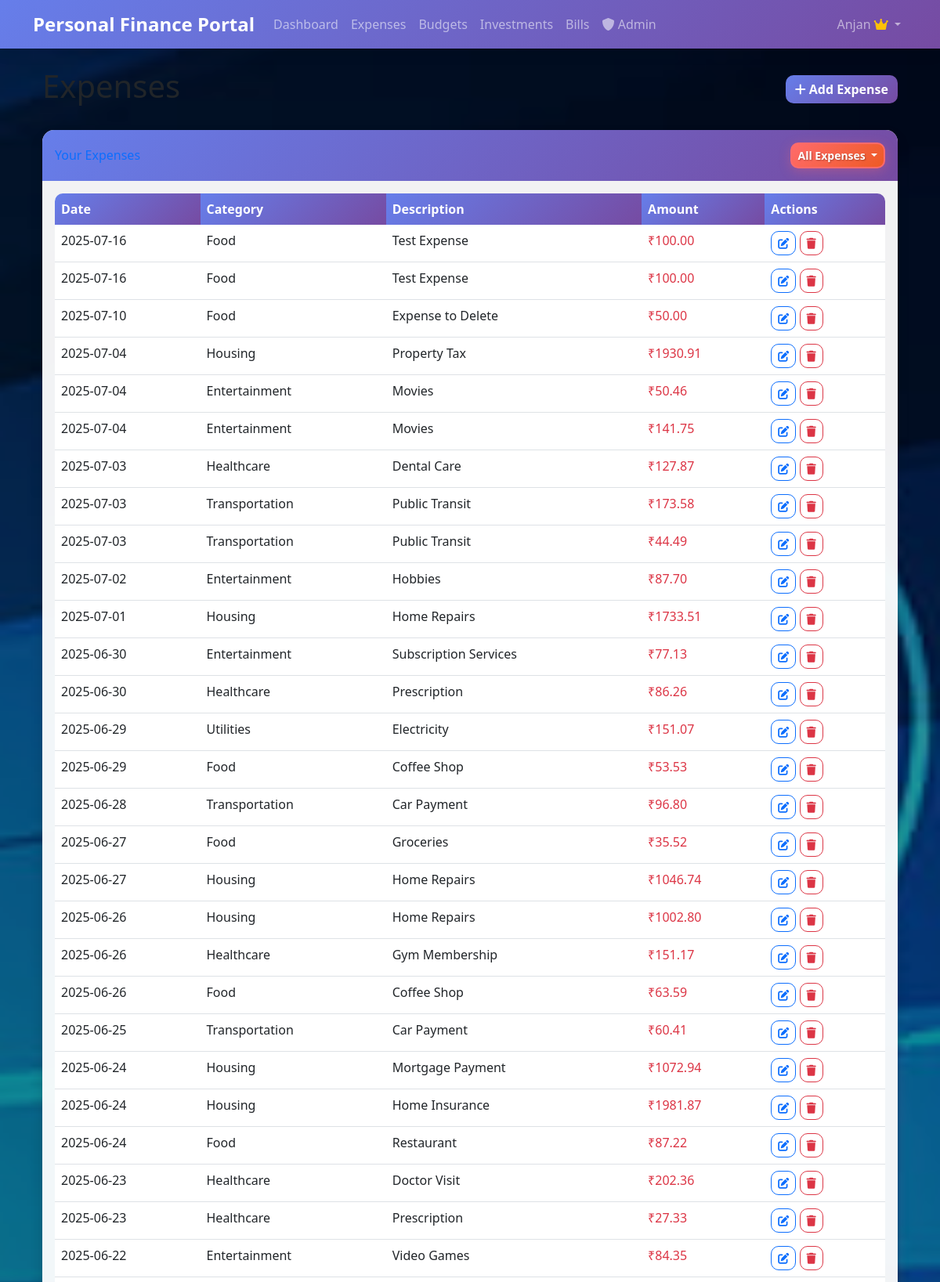
/expenses/ (signed in, upper part), run on the app's committed database.
### app/models/user.py (models this page shows, shortened)
class User(db.Model, UserMixin):
    id = db.Column(db.Integer, primary_key=True)
    username = db.Column(db.String(64), index=True, unique=True)
    email = db.Column(db.String(120), index=True, unique=True)
    password_hash = db.Column(db.String(128))
    created_at = db.Column(db.DateTime, default=datetime.utcnow)
    is_admin = db.Column(db.Boolean, default=False)
    is_active = db.Column(db.Boolean, default=False)  # Users need admin approval
    approved_at = db.Column(db.DateTime, nullable=True)
    approved_by = db.Column(db.Integer, db.ForeignKey('user.id'), nullable=True)
    expenses = db.relationship('Expense', backref='user', lazy='dynamic')
    budgets = db.relationship('Budget', backref='user', lazy='dynamic')
    investments = db.relationship('Investment', backref='user', lazy='dynamic')
    bills = db.relationship('Bill', backref='user', lazy='dynamic')

### app/models/expense.py (models this page shows, shortened)
class Expense(db.Model):
    id = db.Column(db.Integer, primary_key=True)
    amount = db.Column(db.Float, nullable=False)
    category = db.Column(db.String(64), nullable=False)
    description = db.Column(db.String(256))
    date = db.Column(db.Date, default=datetime.utcnow().date)
    created_at = db.Column(db.DateTime, default=datetime.utcnow)
    receipt_path = db.Column(db.String(256))
    user_id = db.Column(db.Integer, db.ForeignKey('user.id'), nullable=False)

### app/routes/expenses.py (the view, shortened to what this page needs)
@expenses_bp.route('/')
@login_required
def index():
    expenses_exist = Expense.query.filter_by(user_id=current_user.id).first() is not None
    if not expenses_exist:
        create_sample_expenses()
    filter_type = request.args.get('filter', 'all')
    query = Expense.query.filter_by(user_id=current_user.id)
    today = datetime.now()
    if filter_type == 'this_month':
        query = query.filter(
            db.extract('month', Expense.date) == today.month,
            db.extract('year', Expense.date) == today.year
        )
    elif filter_type == 'this_year':
        query = query.filter(db.extract('year', Expense.date) == today.year)
    expenses = query.order_by(Expense.date.desc()).all()
    total_amount = sum(expense.amount for expense in expenses)
    categories = []
    category_amounts = []
    category_totals = {}
    for expense in expenses:
        if expense.category in category_totals:
            category_totals[expense.category] += expense.amount
        else:
            category_totals[expense.category] = expense.amount
    for category, amount in category_totals.items():
        categories.append(category)
        category_amounts.append(amount)
    return render_template('expenses/index.html',
                          title='Expenses',
                          expenses=expenses,
                          total_amount=total_amount,
                          categories=categories,
                          category_amounts=category_amounts,
                          active_filter=filter_type)

### app/models/user.py (called while the page is built)
@login_manager.user_loader
def load_user(id):
    return User.query.get(int(id))

### app/utils/date_utils.py (called while the page is built)
def get_current_datetime():
    return datetime.now()

### app/templates/expenses/index.html (shortened to what this page needs)
{% extends "base.html" %}
{% block content %}
<div class="container mt-4">
    <div class="d-flex justify-content-between align-items-center mb-4">
        <h1>Expenses</h1>
        <button type="button" class="btn btn-primary" data-bs-toggle="modal" data-bs-target="#addExpenseModal">
            <i class="fas fa-plus"></i> Add Expense
        </button>
    </div>
    {% if expenses %}
    <div class="card shadow mb-4">
        <div class="card-header py-3 d-flex justify-content-between align-items-center">
            <h6 class="m-0 font-weight-bold text-primary">Your Expenses</h6>
            <div class="dropdown">
                <button class="btn btn-sm btn-outline-secondary dropdown-toggle" type="button" id="filterDropdown"
                    data-bs-toggle="dropdown" aria-expanded="false">
                    {% if active_filter == 'all' %}
                    All Expenses
                    {% elif active_filter == 'this_month' %}
                    This Month
                    {% elif active_filter == 'last_month' %}
                    Last Month
                    {% elif active_filter == 'this_year' %}
                    This Year
                    {% else %}
                    Filter
                    {% endif %}
                </button>
            </div>
        </div>
        <div class="card-body">
            <div class="table-responsive">
                <table id="expensesTable" class="table table-hover">
                    <thead>
                        <tr>
                            <th>Date</th>
                            <th>Category</th>
                            <th>Description</th>
                            <th>Amount</th>
                            <th>Actions</th>
                        </tr>
                    </thead>
                    <tbody>
                        {% for expense in expenses %}
                        <tr>
                            <td>{{ expense.date.strftime('%Y-%m-%d') }}</td>
                            <td>{{ expense.category }}</td>
                            <td>{{ expense.description }}</td>
                            <td class="text-danger">₹{{ "%.2f"|format(expense.amount) }}</td>
                            <td>
                                <button class="btn btn-sm btn-outline-primary" data-bs-toggle="modal"
                                    data-bs-target="#editExpenseModal{{ expense.id }}">
                                    <i class="fas fa-edit"></i>
                                </button>
                                <button class="btn btn-sm btn-outline-danger" data-bs-toggle="modal"
                                    data-bs-target="#deleteExpenseModal{{ expense.id }}">
                                    <i class="fas fa-trash"></i>
                                </button>
                            </td>
                        </tr>
                        {% endfor %}
                    </tbody>
                </table>
            </div>
        </div>
    </div>
    {% else %}
    <div class="alert alert-info">
        You haven't added any expenses yet. Click the "Add Expense" button to get started.
    </div>
    {% endif %}
</div>
{% endblock %}

### app/templates/base.html (shortened to what this page needs)
<!DOCTYPE html>
<html lang="en">
<head>
    <link href="https://cdn.jsdelivr.net/npm/bootstrap@5.3.0-alpha1/dist/css/bootstrap.min.css" rel="stylesheet">
    <link rel="stylesheet" href="https://cdnjs.cloudflare.com/ajax/libs/font-awesome/6.0.0/css/all.min.css">
    <link rel="stylesheet" href="{{ url_for('static', filename='css/style.css') }}">
</head>
<body
    class="{% if request.endpoint == 'dashboard.index' %}dashboard-page{% elif request.endpoint == 'expenses.index' %}expenses-page{% elif request.endpoint == 'budgets.index' %}budgets-page{% elif request.endpoint == 'investments.index' %}investments-page{% elif request.endpoint == 'bills.index' %}bills-page{% elif 'admin.' in request.endpoint %}admin-page{% endif %}">
    <nav class="navbar navbar-expand-lg navbar-dark bg-primary">
        <div class="container">
            <a class="navbar-brand" href="{{ url_for('dashboard.index') }}">{{ config.APP_NAME }}</a>
            <div class="collapse navbar-collapse" id="navbarNav">
                <ul class="navbar-nav me-auto">
                    {% if current_user.is_authenticated %}
                    <li class="nav-item">
                        <a class="nav-link" href="{{ url_for('dashboard.index') }}">Dashboard</a>
                    </li>
                    <li class="nav-item">
                        <a class="nav-link" href="{{ url_for('expenses.index') }}">Expenses</a>
                    </li>
                    <li class="nav-item">
                        <a class="nav-link" href="{{ url_for('budgets.index') }}">Budgets</a>
                    </li>
                    <li class="nav-item">
                        <a class="nav-link" href="{{ url_for('investments.index') }}">Investments</a>
                    </li>
                    <li class="nav-item">
                        <a class="nav-link" href="{{ url_for('bills.index') }}">Bills</a>
                    </li>
                    {% if current_user.is_admin %}
                    <li class="nav-item">
                        <a class="nav-link" href="{{ url_for('admin.index') }}">
                            <i class="fas fa-shield-alt"></i> Admin
                        </a>
                    </li>
                    {% endif %}
                    {% endif %}
                </ul>
                <ul class="navbar-nav">
                    {% if current_user.is_authenticated %}
                    <li class="nav-item dropdown">
                        <a class="nav-link dropdown-toggle" href="#" id="userDropdown" role="button"
                            data-bs-toggle="dropdown">
                            {{ current_user.username }}
                            {% if current_user.is_admin %}
                            <i class="fas fa-crown text-warning"></i>
                            {% endif %}
                        </a>
                    </li>
                    {% endif %}
                </ul>
            </div>
        </div>
    </nav>
    <main class="container mt-4">
        {% block content %}{% endblock %}
    </main>
</body>
</html>

### app/static/css/style.css (style rules this page uses)
body.expenses-page { background-image: url('../images/HD-wallpaper-finance-icons-blue-finance-background-currency-icons-money-background-currency-concepts-blue-money-backgroun.jpg'); background-size: cover; background-position: center; background-attachment: fixed; background-repeat: no-repeat; position: relative; }
body.dashboard-page::before, body.expenses-page::before, body.budgets-page::before, body.investments-page::before, body.bills-page::before { content: ''; position: fixed; top: 0; left: 0; width: 100%; height: 100%; background: rgba(0, 0, 0, 0.4); z-index: -1; }
.card { background: rgba(255, 255, 255, 0.95); backdrop-filter: blur(10px); border: none; border-radius: 15px; box-shadow: 0 8px 32px rgba(0, 0, 0, 0.1); transition: transform 0.3s ease, box-shadow 0.3s ease; }
.card-header { background: linear-gradient(135deg, #667eea 0%, #764ba2 100%); color: white; border-radius: 15px 15px 0 0 !important; border: none; }
.navbar { background: linear-gradient(135deg, #667eea 0%, #764ba2 100%) !important; box-shadow: 0 4px 20px rgba(0, 0, 0, 0.1); }
.navbar-brand { font-weight: 700; font-size: 1.5rem; }
.btn { border-radius: 10px; font-weight: 600; transition: all 0.3s ease; }
.btn-primary { background: linear-gradient(135deg, #667eea 0%, #764ba2 100%); border: none; }
.btn-outline-secondary { background: linear-gradient(135deg, #ff6b6b 0%, #ee5a24 100%); border: 2px solid #ff6b6b; color: white; font-weight: 600; text-shadow: 1px 1px 2px rgba(0, 0, 0, 0.3); box-shadow: 0 4px 15px rgba(255, 107, 107, 0.3); }
.table { background: rgba(255, 255, 255, 0.9); border-radius: 10px; overflow: hidden; }
.table thead th { background: linear-gradient(135deg, #667eea 0%, #764ba2 100%); color: white; border: none; font-weight: 600; }
.card { animation: fadeInUp 0.6s ease-out; }

### data on the page
User: username "Anjan"
Expense: date "2025-07-16", category "Food", description "Test Expense", amount "100.00"
Expense: date "2025-07-16", category "Food", description "Test Expense", amount "100.00"
Expense: date "2025-07-10", category "Food", description "Expense to Delete", amount "50.00"
Expense: date "2025-07-04", category "Housing", description "Property Tax", amount "1930.91"
Expense: date "2025-07-04", category "Entertainment", description "Movies", amount "50.46"
Expense: date "2025-07-04", category "Entertainment", description "Movies", amount "141.75"
Expense: date "2025-07-03", category "Healthcare", description "Dental Care", amount "127.87"
Expense: date "2025-07-03", category "Transportation", description "Public Transit", amount "173.58"
Expense: date "2025-07-03", category "Transportation", description "Public Transit", amount "44.49"
Expense: date "2025-07-02", category "Entertainment", description "Hobbies", amount "87.70"
Expense: date "2025-07-01", category "Housing", description "Home Repairs", amount "1733.51"
Expense: date "2025-06-30", category "Entertainment", description "Subscription Services", amount "77.13"
Expense: date "2025-06-30", category "Healthcare", description "Prescription", amount "86.26"
Expense: date "2025-06-29", category "Utilities", description "Electricity", amount "151.07"
Expense: date "2025-06-29", category "Food", description "Coffee Shop", amount "53.53"
Expense: date "2025-06-28", category "Transportation", description "Car Payment", amount "96.80"
Expense: date "2025-06-27", category "Food", description "Groceries", amount "35.52"
Expense: date "2025-06-27", category "Housing", description "Home Repairs", amount "1046.74"
Expense: date "2025-06-26", category "Housing", description "Home Repairs", amount "1002.80"
Expense: date "2025-06-26", category "Healthcare", description "Gym Membership", amount "151.17"
Expense: date "2025-06-26", category "Food", description "Coffee Shop", amount "63.59"
Expense: date "2025-06-25", category "Transportation", description "Car Payment", amount "60.41"
Expense: date "2025-06-24", category "Housing", description "Mortgage Payment", amount "1072.94"
Expense: date "2025-06-24", category "Housing", description "Home Insurance", amount "1981.87"
Expense: date "2025-06-24", category "Food", description "Restaurant", amount "87.22"
Expense: date "2025-06-23", category "Healthcare", description "Doctor Visit", amount "202.36"
Expense: date "2025-06-23", category "Healthcare", description "Prescription", amount "27.33"
Expense: date "2025-06-22", category "Entertainment", description "Video Games", amount "84.35"

### other printed values
{{ config.APP_NAME }} "Personal Finance Portal"
